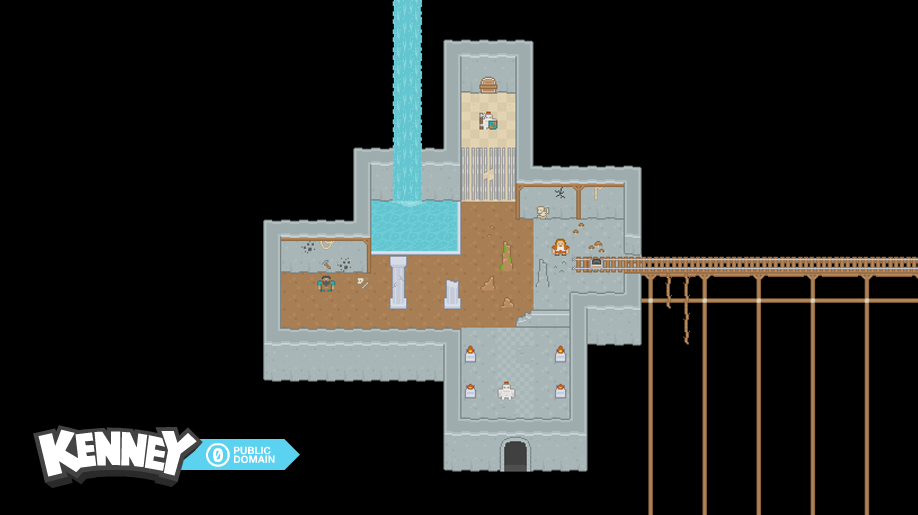
#> input picture Archive/UnusedCandidates/kenney_roguelike/Sample.png, 918 x 515 px, given in place of roguelikeDungeon_transparent.png, which was not available
$ python generate_ruins_v3.py
#> lines starting #> are read from the running program, lines starting #| are printed output that depends on the picture; pictures that were not available may be replaced by others from this repository, and a replacement may not be noted
import os, random
from PIL import Image, ImageDraw
import numpy as np

random.seed(43)

BASE = os.path.dirname(os.path.abspath(__file__))
SRC = os.path.join(BASE, "kenney_roguelike", "Spritesheet", "roguelikeDungeon_transparent.png")
sheet = Image.open(SRC).convert("RGBA")

def get(c, r):
    return sheet.crop((c*17, r*17, c*17+16, r*17+16))

SCALE = 2
TILE = 16 * SCALE

def tile(c, r):
    return get(c, r).resize((TILE, TILE), Image.NEAREST)

def paste(dst, src, x, y):
    dst.paste(src, (x, y), src)

def tint(src_img, mult, add=(0,0,0)):
    arr = np.array(src_img).astype(float)
    for i in range(3):
        arr[..., i] = arr[..., i] * mult[i] + add[i]
    np.clip(arr[..., :3], 0, 255, out=arr[..., :3])
    return Image.fromarray(arr.astype(np.uint8))

# ---- tile palettes ----
walls_dark = [(21,0),(22,0),(23,0),(24,0),(25,0),(26,0),(27,0),(28,0),
              (21,1),(22,1),(23,1),(24,1),(25,1),(26,1),(27,1),(28,1),
              (21,2),(22,2),(23,2),(24,2),(25,2),(26,2),(27,2),(28,2)]
walls_grey = [(8,0),(9,0),(10,0),(11,0),(12,0),
              (8,1),(9,1),(10,1),(11,1),(12,1),
              (8,2),(9,2),(10,2),(11,2),(12,2)]
floors_grey = [(18,8),(19,8),(20,8),(18,9),(19,9),(20,9),(18,10),(19,10),(20,10)]
floors_crack = [(8,8),(9,8),(10,8),(11,8),(12,8),
                (8,9),(9,9),(10,9),(11,9),(12,9)]
floors_dirt = [(13,8),(14,8),(15,8),(16,8),(17,8),
               (13,9),(14,9),(15,9),(16,9),(17,9)]
pillars = [(0,5),(1,5),(0,6),(1,6)]
banner = [(2,5),(2,6)]
crystals = [(0,0),(1,0),(2,0),(3,0)]
gems = [(13,10),(14,10),(15,10),(16,10),(13,11),(14,11),(15,11),(16,11)]
skulls = [(0,2),(1,2),(2,2),(3,2)]
rocks = [(4,0),(5,0),(6,0),(7,0),(4,1),(5,1),(6,1),(7,1)]
lights = [(15,13),(16,13),(17,13),(15,14),(16,14),(17,14)]
water = [(0,8),(1,8),(2,8),(3,8),(4,8),(5,8),(6,8),(7,8),
         (0,9),(1,9),(2,9),(3,9),(4,9),(5,9),(6,9),(7,9)]

GRID_W, GRID_H = 80, 45
W, H = GRID_W * TILE, GRID_H * TILE
canvas = Image.new("RGBA", (W, H), (15, 15, 18, 255))

# ---- 1. floor base ----
floor_map = {}
for y in range(1, GRID_H-1):
    for x in range(1, GRID_W-1):
        r = random.random()
        if r < 0.05:
            choice = floors_crack
        elif r < 0.10:
            choice = floors_dirt
        else:
            choice = floors_grey
        t = tile(*random.choice(choice))
        paste(canvas, t, x*TILE, y*TILE)
        floor_map[(x, y)] = choice
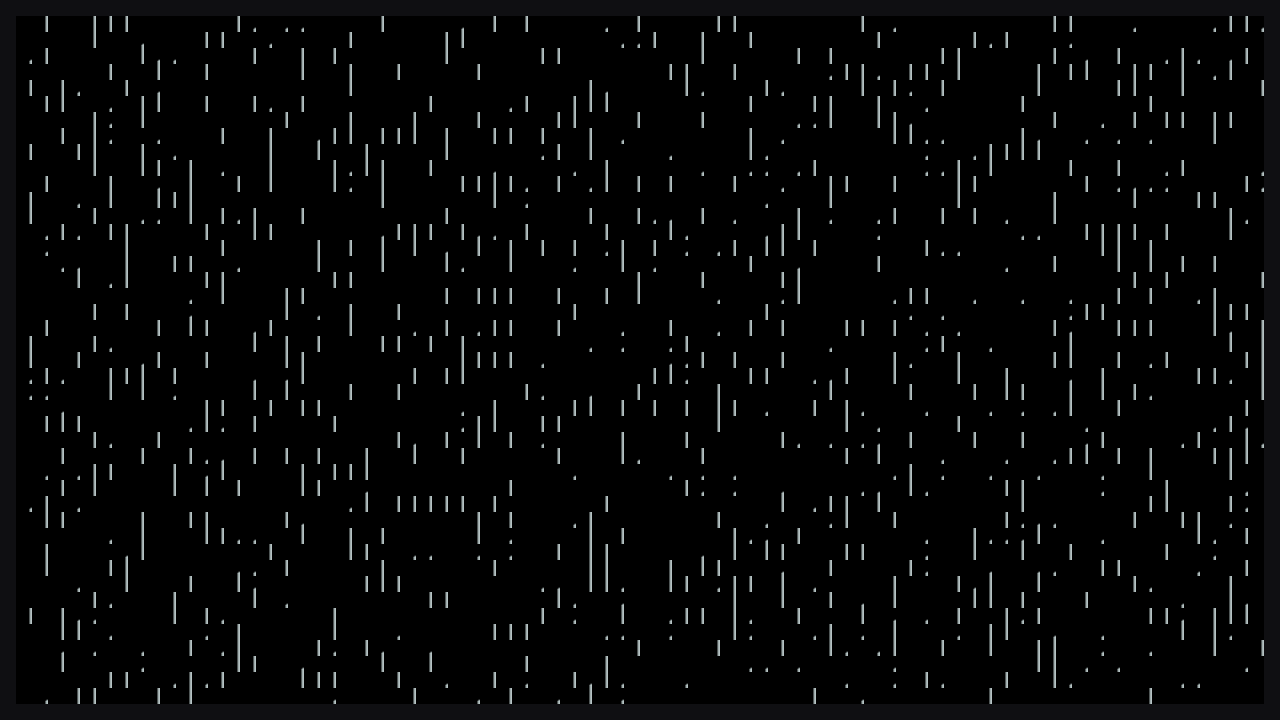
#> canvas: PIL image 2560x1440 RGBA (shown at 1/2 size); mean R, G, B, A 6.8, 7.2, 7.4, 255
#> after the loop, floor_map = 3354 items

# central worn path (slightly darker dirt leading to back)
path_half = 5
for y in range(12, GRID_H-2):
    for x in range(GRID_W//2 - path_half, GRID_W//2 + path_half + 1):
        if random.random() < 0.7:
            t = tile(*random.choice(floors_dirt))
            paste(canvas, t, x*TILE, y*TILE)

# ---- 2. perimeter dark walls ----
for x in range(GRID_W):
    paste(canvas, tile(*random.choice(walls_dark)), x*TILE, 0)
    paste(canvas, tile(*random.choice(walls_dark)), x*TILE, (GRID_H-1)*TILE)
for y in range(1, GRID_H-1):
    paste(canvas, tile(*random.choice(walls_dark)), 0, y*TILE)
    paste(canvas, tile(*random.choice(walls_dark)), (GRID_W-1)*TILE, y*TILE)

# ---- 3. back teal glow (large portal/pool) ----
back_w, back_h = 32, 7
back_x = (GRID_W - back_w) // 2
back_y = 5
# frame
for x in range(back_x-1, back_x+back_w+1):
    paste(canvas, tile(*random.choice(walls_grey)), x*TILE, (back_y-1)*TILE)
    paste(canvas, tile(*random.choice(walls_grey)), x*TILE, (back_y+back_h)*TILE)
for y in range(back_y-1, back_y+back_h+1):
    paste(canvas, tile(*random.choice(walls_grey)), (back_x-1)*TILE, y*TILE)
    paste(canvas, tile(*random.choice(walls_grey)), (back_x+back_w)*TILE, y*TILE)
# glow interior
for y in range(back_y, back_y+back_h):
    for x in range(back_x, back_x+back_w):
        w = tile(*random.choice(water))
        w = tint(w, (0.7, 1.2, 1.45), (10, 40, 75))
        paste(canvas, w, x*TILE, y*TILE)
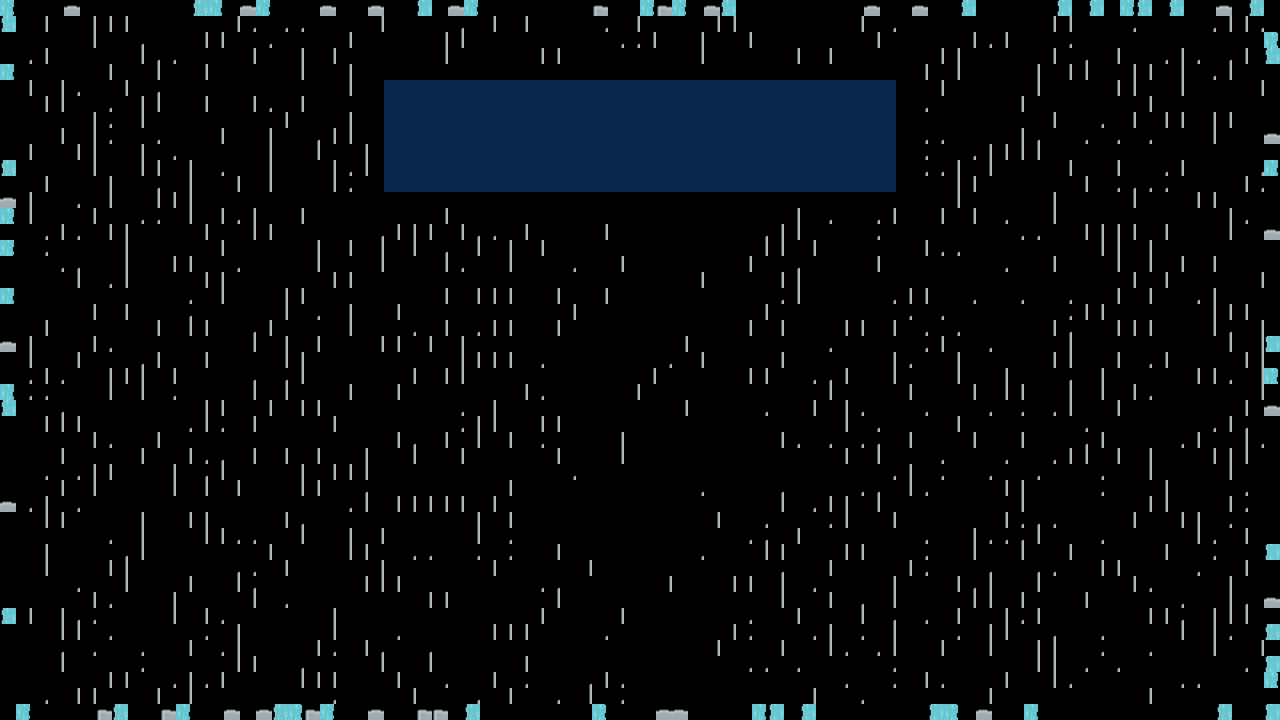
#> canvas: PIL image 2560x1440 RGBA (shown at 1/2 size); mean R, G, B, A 7.5, 10.9, 13.2, 255

# ---- 4. golden statues (2 tiles tall) along sides ----
def golden_pillar():
    p = tile(*random.choice(pillars))
    return tint(p, (1.45, 1.25, 0.7), (35, 18, -5))

statue_y = list(range(8, GRID_H-8, 8))
for y in statue_y:
    # left
    p1 = golden_pillar()
    p2 = golden_pillar()
    paste(canvas, p1, 2*TILE, y*TILE)
    paste(canvas, p2, 2*TILE, (y+1)*TILE)
    # right
    p1 = golden_pillar()
    p2 = golden_pillar()
    paste(canvas, p1, (GRID_W-3)*TILE, y*TILE)
    paste(canvas, p2, (GRID_W-3)*TILE, (y+1)*TILE)
#> this loop made 4 passes
#> pass 1, `p1 = golden_pillar()`:
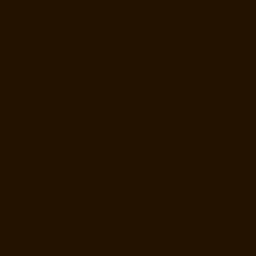
#> p1: PIL image 32x32 RGBA (shown 8 times larger); mean R, G, B, A 35, 18, 0, 255

# ---- 5. red banners hanging from top (between statues) ----
def red_banner():
    b = tile(*random.choice(banner))
    return tint(b, (1.65, 0.32, 0.32), (45, -12, -12))

for x in range(12, GRID_W-12, 10):
    if random.random() < 0.8:
        b1 = red_banner()
        b2 = red_banner()
        paste(canvas, b1, x*TILE, 2*TILE)
        paste(canvas, b2, x*TILE, 3*TILE)

# ---- 6. sparse decor, clustered near back/walls ----
# crystals around back glow
for _ in range(18):
    x = random.randint(back_x-3, back_x+back_w+3)
    y = random.randint(back_y+back_h+1, back_y+back_h+4)
    if 1 <= x < GRID_W-1 and 1 <= y < GRID_H-1:
        c = tile(*random.choice(crystals))
        c = tint(c, (0.75, 1.15, 1.4), (10, 30, 55))
        paste(canvas, c, x*TILE, y*TILE)
#> this loop made 18 passes
#> (x, y) on passes 1 to 12: (45, 16), (58, 14), (36, 13), (41, 13), (59, 15), (48, 15), (48, 14), (33, 13), (46, 15), (29, 14), (45, 13), (30, 14)
#> pass 1, `c = tint(c, (0.75, 1.15, 1.4), (10, 30, 55))`:
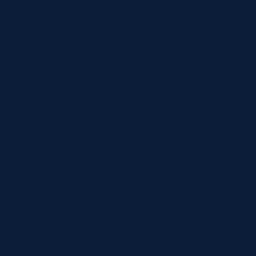
#> c: PIL image 32x32 RGBA (shown 8 times larger); mean R, G, B, A 10, 30, 55, 255

# braziers near statues
for y in statue_y:
    for dx in [4, GRID_W-5]:
        b = tile(*random.choice(lights))
        b = tint(b, (1.5, 1.2, 0.7), (50, 25, -5))
        paste(canvas, b, dx*TILE, (y+1)*TILE)

# corner rubble (low density)
for _ in range(20):
    x = random.randint(4, GRID_W-5)
    y = random.randint(12, GRID_H-5)
    # avoid center path and glow
    if abs(x - GRID_W//2) <= path_half+1:
        continue
    if (back_x-3 <= x <= back_x+back_w+3) and (y <= back_y+back_h+5):
        continue
    choice = random.random()
    if choice < 0.35:
        obj = tile(*random.choice(skulls))
    elif choice < 0.7:
        obj = tile(*random.choice(rocks))
    else:
        obj = tile(*random.choice(gems))
    paste(canvas, obj, x*TILE, y*TILE)
#> this loop made 20 passes
#> (x, y, choice) on passes 1, 2, 3, 5, 6, 7, 8, 9, 10, 13, 15, 18: (66, 39, 0.988), (8, 23, 0.158), (13, 13, 0.819), (30, 34, 0.526), (7, 18, 0.183), (67, 21, 0.282), (58, 35, 0.837), (63, 36, 0.293), (22, 36, 0.419), (25, 40, 0.0275), (5, 25, 0.0176), (27, 26, 0.847)
#> (x, y) on passes 4, 11, 12, 14, 16, 17: (32, 17), (35, 22), (40, 19), (42, 19), (37, 12), (24, 12)

# ---- 7. post-processing ----
img = canvas.convert("RGB")
arr = np.array(img).astype(float)
h, w = arr.shape[:2]
#> h = 1440; w = 2560

# vignette
Y, X = np.ogrid[:h, :w]
#> Y = 1440 values from 0 to 1439
cx, cy = w // 2, h // 2
#> cx = 1280; cy = 720
max_d = np.sqrt(cx**2 + cy**2)
#> max_d = 1468.6
dist = np.sqrt((X-cx)**2 + (Y-cy)**2)
mask = 1.0 - (dist / max_d) * 0.55
mask = np.clip(mask, 0.25, 1.0)
arr *= mask[:, :, None]

# teal back glow gradient
yc, xc = int(h * 0.18), w // 2
#> yc = 259; xc = 1280
radius = h * 0.62
#> radius = 892.8
glow = np.zeros_like(arr)
for y in range(h):
    drow = y - yc
    for x in range(w):
        d = np.sqrt((x-xc)**2 + drow**2)
        if d < radius:
            f = (1 - d/radius) ** 1.6
            glow[y, x] = [0, 48*f, 72*f]
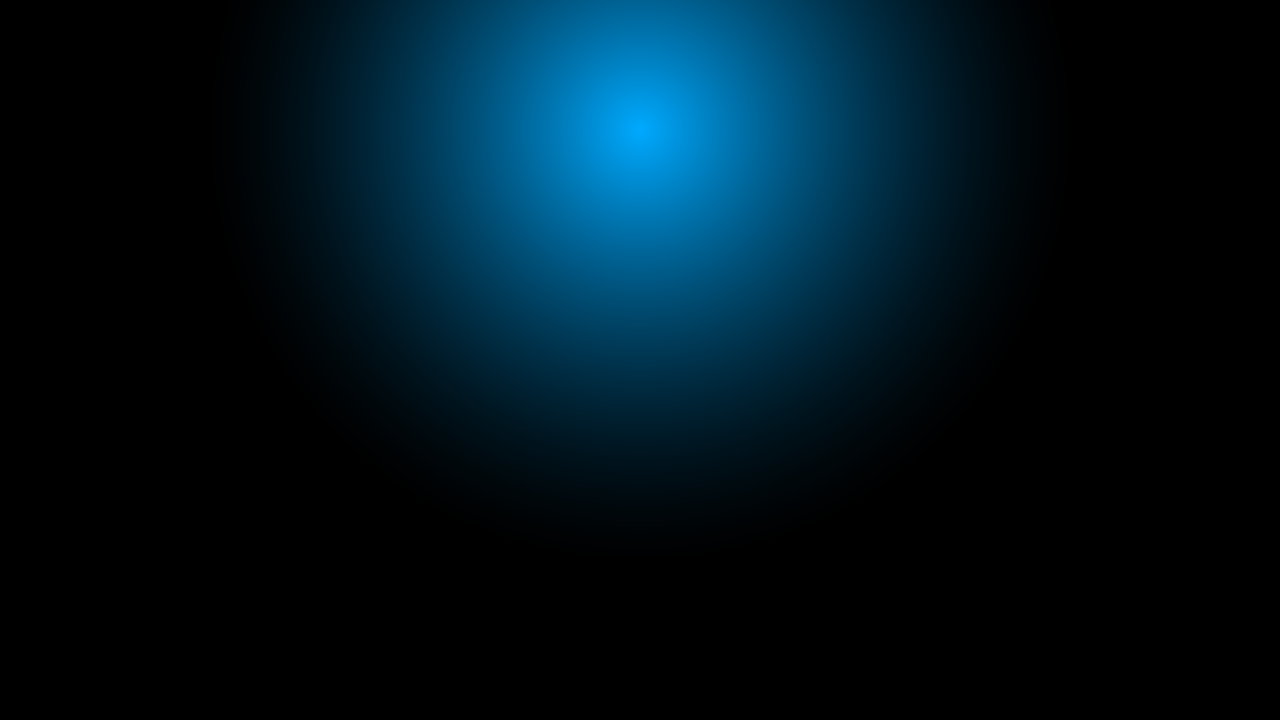
#> glow: shape (1440, 2560, 3) float64 (shown at 1/2 size); mean of channels 0, 1, 2 0, 5.5, 8.3; drawn with min black and max white
arr += glow

# shadow teal lift
lum = arr.max(axis=2, keepdims=True)
teal = np.array([0, 14, 22], dtype=float).reshape(1,1,3)
shadow_w = np.clip(1.0 - lum/70.0, 0, 1)
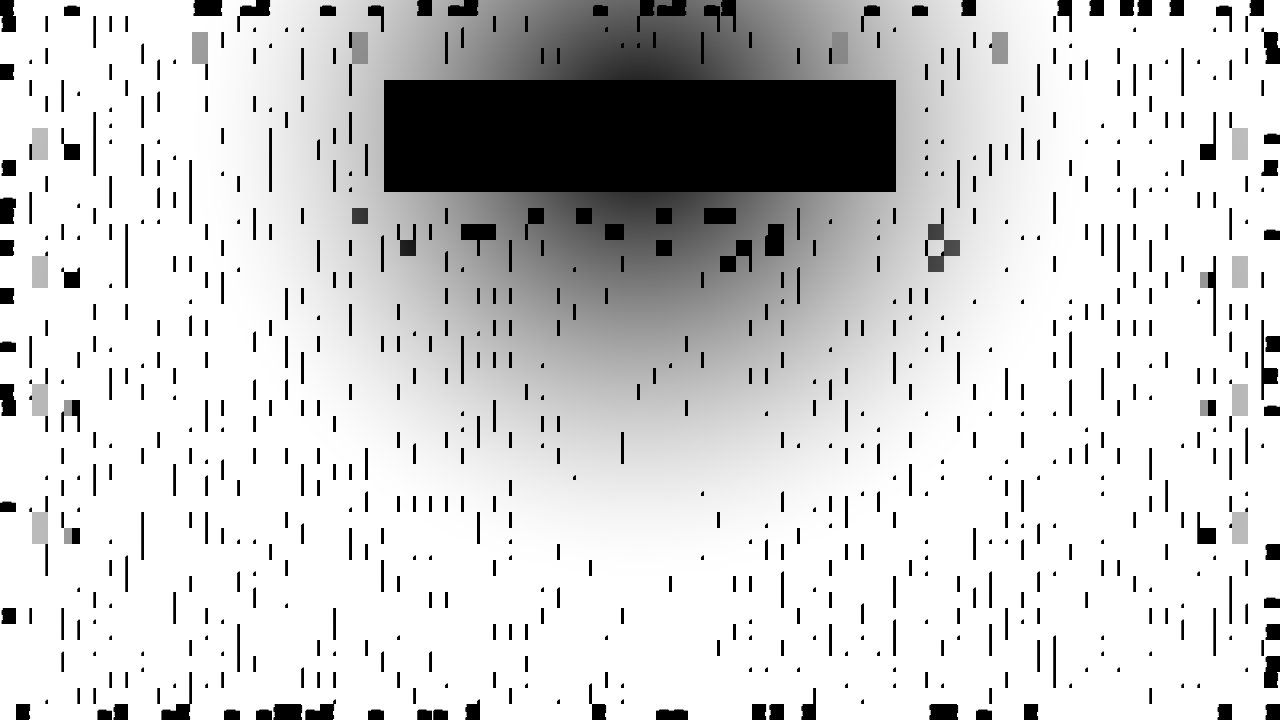
#> shadow_w: shape (1440, 2560, 1) float64 (shown at 1/2 size); min 0, max 1, mean 0.804
arr += teal * shadow_w

# slight global warmth
arr[..., 0] = np.clip(arr[..., 0] * 1.07 + 5, 0, 255)
arr[..., 1] = np.clip(arr[..., 1] * 1.02 + 2, 0, 255)

np.clip(arr, 0, 255, out=arr)
final = Image.fromarray(arr.astype(np.uint8))

out_full = os.path.join(BASE, "backgrounds", "ruins_v3.png")
out_prev = os.path.join(BASE, "backgrounds", "preview_ruins_v3.png")
final.save(out_full)
final.resize((1280, 720), Image.NEAREST).save(out_prev)
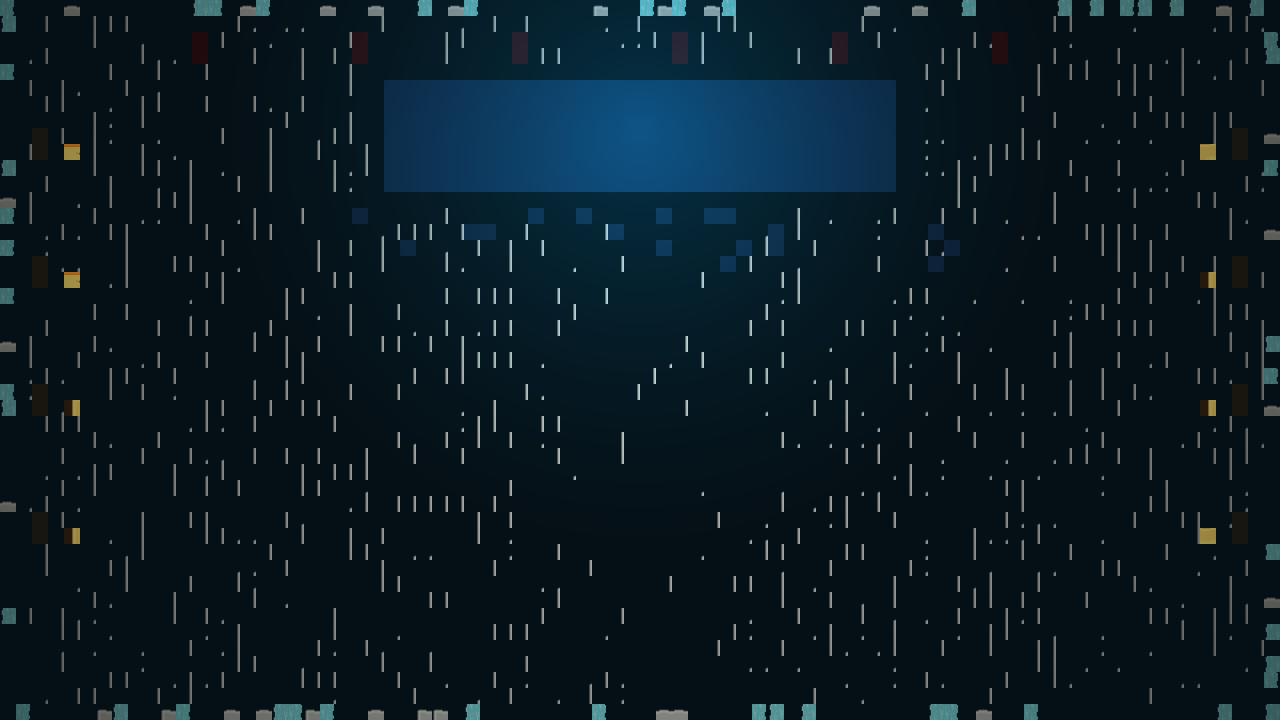
#> saved as preview_ruins_v3.png: PIL image 1280x720 RGB; mean R, G, B 10.7, 26.7, 35.3
print("saved", out_full, final.size)
#| saved Archive/UnusedCandidates/backgrounds/ruins_v3.png (2560, 1440)
print("saved preview", out_prev)
